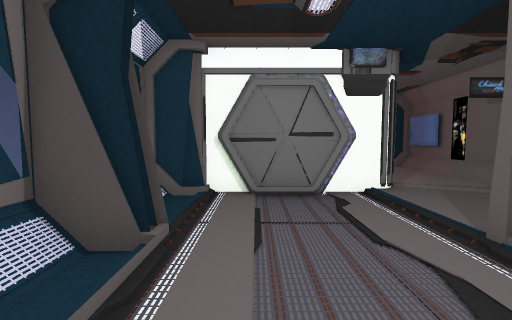
View 1 (above)

17 first-person views from a walk through a scene from a Unity 3-D project. The camera is 1.4 m above the floor, tilts 4° down and sees 85° across. Doors are open. The floor is counted in squares, 1 m on a side. Each view is taken from the middle of a square. On the plan, view 1 faces up. The plan holds only what a view shows up to about 14 squares ahead; the rest is blank. The place goes on beyond the plan. The player is left out.

View 2
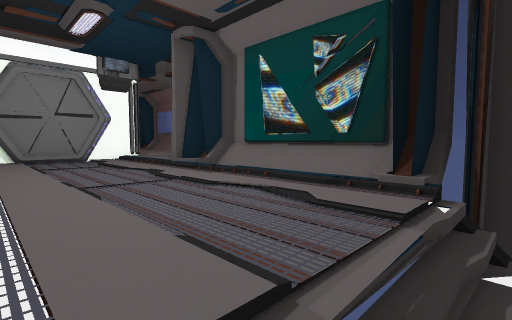

View 3
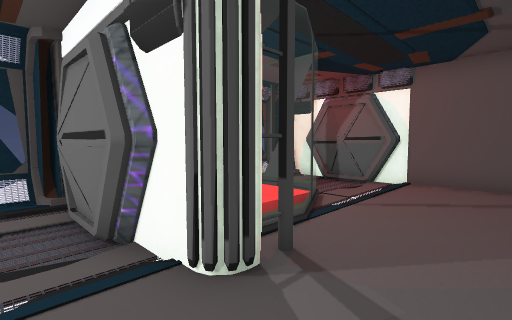

View 4
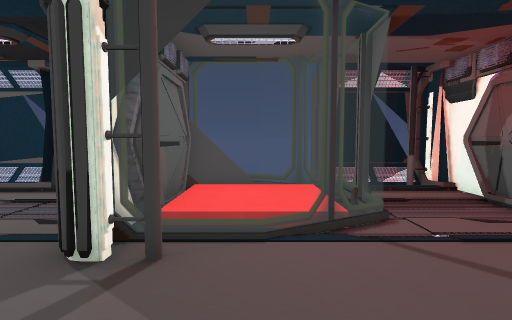

View 5
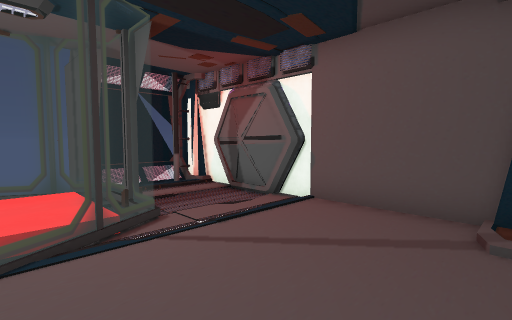

View 6
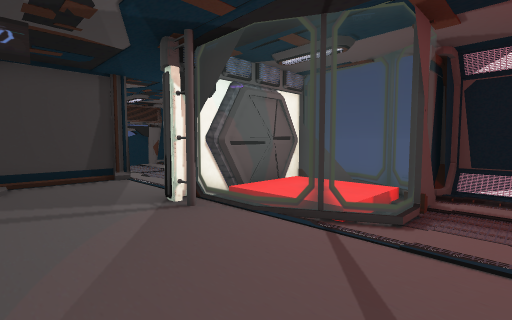

View 7
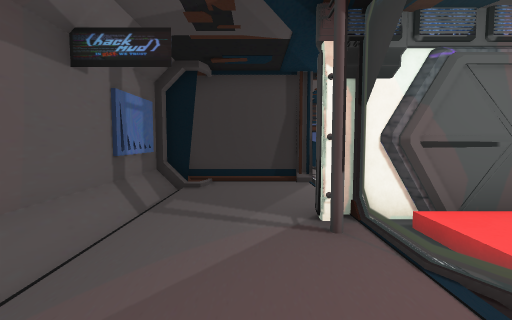

View 8
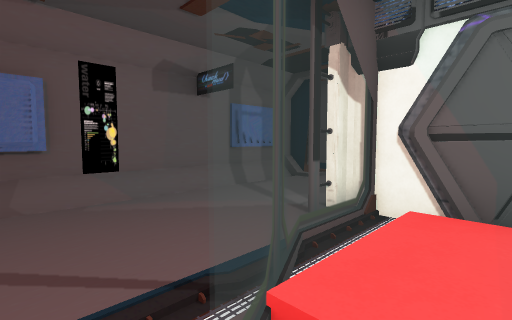

View 9
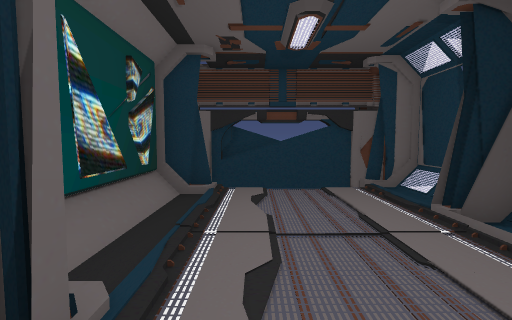

View 10
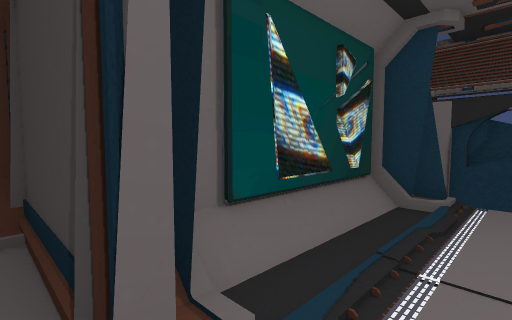

View 11
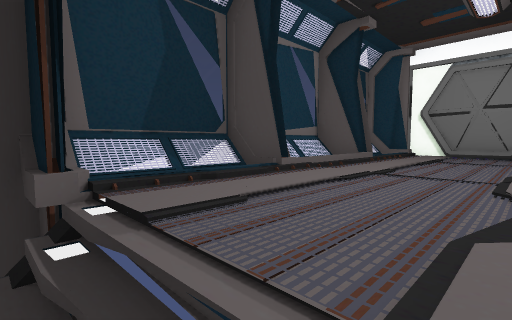

View 12
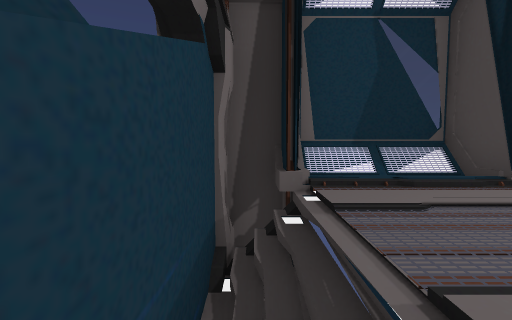

View 13
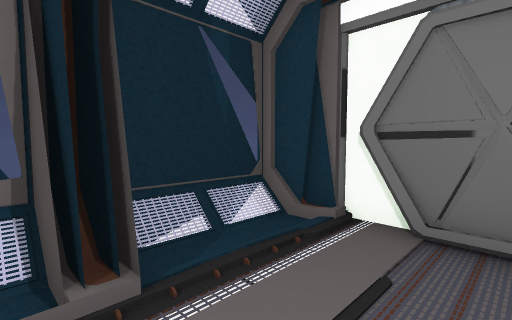

View 14
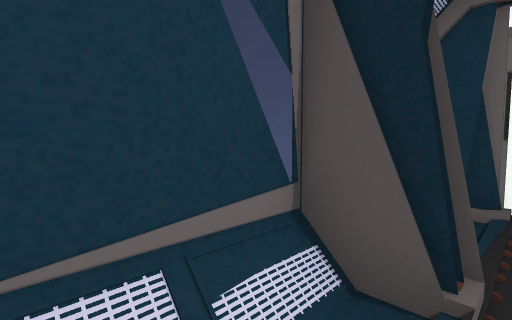

View 15
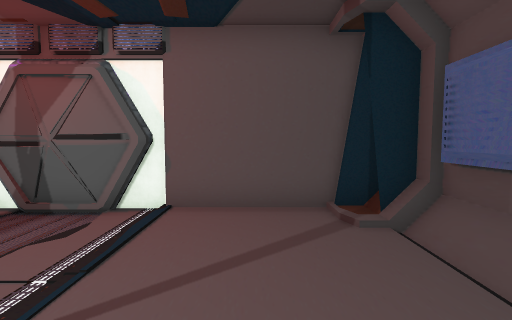

View 16
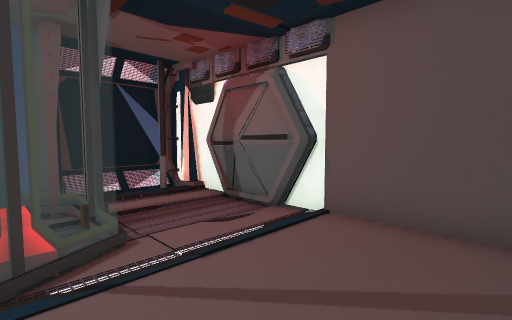

View 17
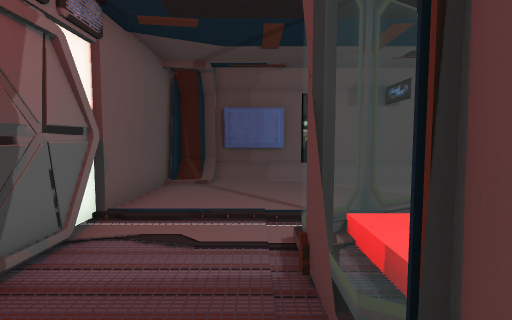

### Floor plan
Key: @ floor where view 1 was taken; # wall or solid block; . main floor; : floor 0.25 m higher than the main floor; / step, stairs or slope; = window, fence, low wall or low ledge; v drop or lower ground; O other object.
Columns run from 3 left of view 1 to 8 right of it. Each row starts with its distance up from view 1.
 16 ##OOOO######
 15 =O..O.....##
 14 =..........#
 13 =...../....#
 12 ###===.....#
 11   =::==....#
 10  #=:::=....#
  9  #=::#=#...#
  8 ##OOOO##...#
  7 ##OOOO.....#
  6 =..........#
  5 =..........#
  4 ##..../#..##
  3 =...../#####
  2 =....../#
  1 =.....//#
  0 ##.@..//#
 -1 =/....//#
 -2 =/....//#
 -3 ##/...=##
 -4  #/////v#
 -5  ########

Where each view was taken, in squares from view 1:
view 1: 0 up, 0 right, facing up
view 2: 4 down, 1 left, facing up-right
view 3: 6 up, 6 right, facing up-left
view 4: 10 up, 7 right, facing left
view 5: 10 up, 7 right, facing up-left
view 6: 14 up, 7 right, facing down-left
view 7: 13 up, 5 right, facing down
view 8: 13 up, 1 right, facing down-right
view 9: 5 up, 2 right, facing down
view 10: 4 up, 2 right, facing down-right
view 11: 4 down, 2 right, facing up-left
view 12: 4 down, 3 right, facing left
view 13: 3 up, 1 right, facing up-left
view 14: 1 up, 1 left, facing up-left
view 15: 10 up, 5 right, facing up
view 16: 11 up, 6 right, facing up-left
view 17: 13 up, 2 left, facing right
